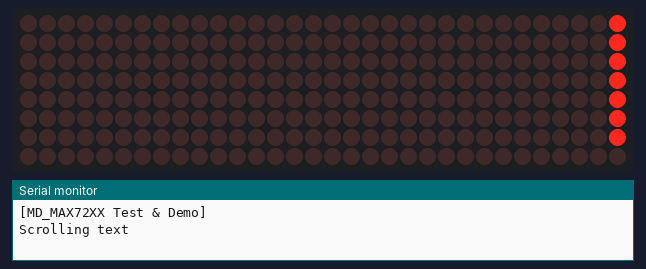
Bench run of a sketch on a simulated Arduino Uno, built with avr-gcc and run on an emulated ATmega328P. Shown: 32×8 LED matrix, the last lines printed to the serial monitor.

Above: at 0.05 s.
At 1.15 s:
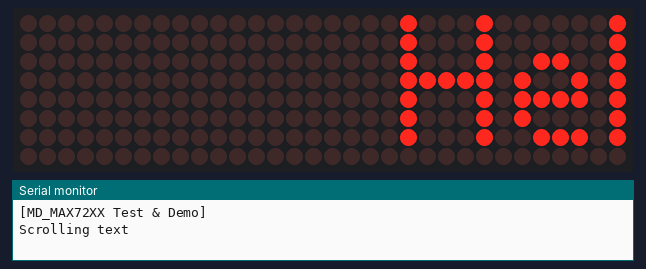
At 1.56 s:
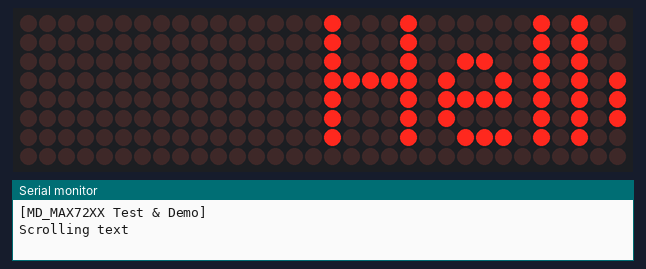
At 3.1 s:
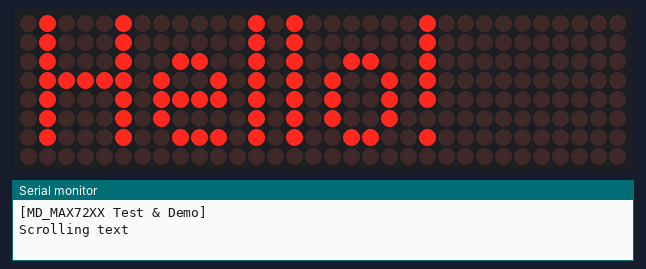
At 5.8 s:
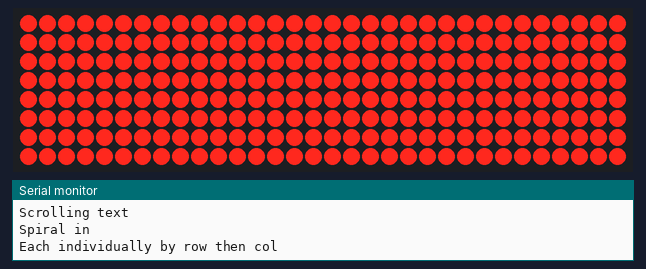
At 9.04 s:
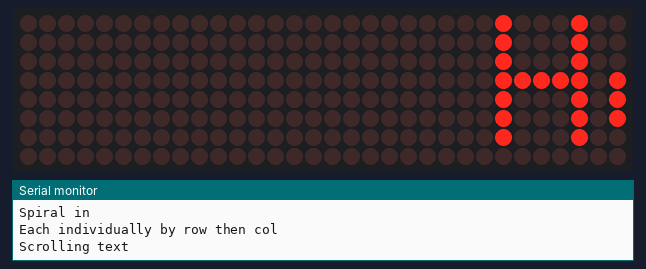

The sketch:

MD_MAX7219_Test.ino
```cpp
/*-------MD_MAX7219_RunningText With Effect-------------*/
/*-------------Source Code by---------------------------*/
/*------Modified & Adapted by Habib.m @Hab_mz-----------*/
/*-----------------------V1.1---------------------------*/
/*------------------------------------------------------*/
/*---------------SPI Wiring Connections-----------------*/
/*--------------CLK_PIN   13  // or SCK-----------------*/
/*--------------DATA_PIN  11  // or MOSI----------------*/
/*---------------CS_PIN   10  // or SS------------------*/
/*------------------------------------------------------*/

#include <MD_MAX72xx.h>
#define PRINT(s, x) { Serial.print(F(s)); Serial.print(x); }
#define PRINTS(x) Serial.print(F(x))
#define PRINTD(x) Serial.println(x, DEC)

#define MAX_DEVICES  4
#define DELAYTIME  100

MD_MAX72XX mx = MD_MAX72XX(MD_MAX72XX::FC16_HW, 10, MAX_DEVICES);
//------------------------(HARDWARE_TYPE, CS_PIN, MAX_DEVICES)


void setup(){
  mx.begin();
  Serial.begin(57600);
  PRINTS("\n[MD_MAX72XX Test & Demo]");
}

void loop(){
  scrollText("Hello!   ");
  delay(500);
  spiral(35);
  stripe(50);

}
```

Used_Libs.ino
```cpp
//-----------------Scrolling Text----------------------//
void scrollText(const char *p)
{
  uint8_t charWidth;
  uint8_t cBuf[8];

  PRINTS("\nScrolling text");
  mx.clear();

  while (*p != '\0')
  {
    charWidth = mx.getChar(*p++, sizeof(cBuf) / sizeof(cBuf[0]), cBuf);

    for (uint8_t i=0; i<=charWidth; i++)  // allow space between characters
    {
      mx.transform(MD_MAX72XX::TSL);
      if (i < charWidth)
        mx.setColumn(0, cBuf[i]);
      delay(DELAYTIME);
    }
  }
}

//-------------------Spiral--------------------//
void spiral(int SpiralSpeed)
// setPoint() used to draw a spiral across the whole display
{
  PRINTS("\nSpiral in");
  int  rmin = 0, rmax = ROW_SIZE-1;
  int  cmin = 0, cmax = (COL_SIZE*MAX_DEVICES)-1;

  while ((rmax > rmin) && (cmax > cmin))
  {
    // do row
    for (int i=cmin; i<=cmax; i++)
    {
      mx.setPoint(rmin, i, true);
      delay(SpiralSpeed/MAX_DEVICES);
    }
    rmin++;

    // do column
    for (uint8_t i=rmin; i<=rmax; i++)
    {
      mx.setPoint(i, cmax, true);
      delay(SpiralSpeed/MAX_DEVICES);
    }
    cmax--;

    // do row
    for (int i=cmax; i>=cmin; i--)
    {
      mx.setPoint(rmax, i, true);
      delay(SpiralSpeed/MAX_DEVICES);
    }
    rmax--;

    // do column
    for (uint8_t i=rmax; i>=rmin; i--)
    {
      mx.setPoint(i, cmin, true);
      delay(SpiralSpeed/MAX_DEVICES);
    }
    cmin++;
  }
}

//-------------------Stripe--------------------//
void stripe(int WipeSpeed)
// Demonstrates animation of a diagonal stripe moving across the display
// with points plotted outside the display region ignored.
{
  const uint16_t maxCol = MAX_DEVICES*ROW_SIZE;
  const uint8_t stripeWidth = 10;

  PRINTS("\nEach individually by row then col");

  for (uint16_t col=0; col<maxCol + ROW_SIZE + stripeWidth; col++)
  {
    for (uint8_t row=0; row < ROW_SIZE; row++)
    {
      mx.setPoint(row, col-row, true);
      mx.setPoint(row, col-row - stripeWidth, false);
    }
    delay(WipeSpeed);
  }
}
```

Libs_Base.ino
```cpp
/*-----------All Functions--------------//
//  scrollText("Text");
//  zeroPointSet();
//  rows();
//  columns();
//  cross();
//  stripe();
//  checkboard();
//  bullseye();
//  bounce();
//  spiral();
//  intensity();
//  scanLimit();
//  blinking();
//  transformation1();
//  transformation2();
//  wrapText();
//  showCharset();

//-----------------Scrolling Text----------------------//
void scrollText(const char *p)
{
  uint8_t charWidth;
  uint8_t cBuf[8];

  PRINTS("\nScrolling text");
  mx.clear();

  while (*p != '\0')
  {
    charWidth = mx.getChar(*p++, sizeof(cBuf) / sizeof(cBuf[0]), cBuf);

    for (uint8_t i=0; i<=charWidth; i++)  // allow space between characters
    {
      mx.transform(MD_MAX72XX::TSL);
      if (i < charWidth)
        mx.setColumn(0, cBuf[i]);
      delay(DELAYTIME);
    }
  }
}

//-------------------zeroPointSet--------------------//
void zeroPointSet()
// Demonstrates the use of setPoint and
// show where the zero point is in the display
{
  PRINTS("\nZero point highlight");
  mx.clear();

  if (MAX_DEVICES > 1)
    mx.setChar((2*COL_SIZE)-1, '0');

  for (uint8_t i=0; i<ROW_SIZE; i++)
  {
    mx.setPoint(i, i, true);
    mx.setPoint(0, i, true);
    mx.setPoint(i, 0, true);
    delay(DELAYTIME);
  }

  delay(DELAYTIME*3);
}

//-------------------Rows--------------------//
void rows()
// Demonstrates the use of setRow()
{
  PRINTS("\nRows 0->7");
  mx.clear();

  for (uint8_t row=0; row<ROW_SIZE; row++)
  {
    mx.setRow(row, 0xff);
    delay(2*DELAYTIME);
    mx.setRow(row, 0x00);
  }
}

//-------------------CheckBoard--------------------//
void checkboard()
// nested rectangles spanning the entire display
{
  uint8_t chkCols[][2] = { { 0x55, 0xaa }, { 0x33, 0xcc }, { 0x0f, 0xf0 }, { 0xff, 0x00 } };

  PRINTS("\nCheckboard");
  mx.clear();

  for (uint8_t pattern = 0; pattern < sizeof(chkCols)/sizeof(chkCols[0]); pattern++)
  {
    uint8_t col = 0;
    uint8_t idx = 0;
    uint8_t rep = 1 << pattern;

    while (col < mx.getColumnCount())
    {
      for (uint8_t r = 0; r < rep; r++)
        mx.setColumn(col++, chkCols[pattern][idx]);   // use odd/even column masks
      idx++;
      if (idx > 1) idx = 0;
    }

    delay(10 * DELAYTIME);
  }
}

//-------------------Columns--------------------//
void columns()
// Demonstrates the use of setColumn()
{
  PRINTS("\nCols 0->max");
  mx.clear();

  for (uint8_t col=0; col<mx.getColumnCount(); col++)
  {
    mx.setColumn(col, 0xff);
    delay(DELAYTIME/MAX_DEVICES);
    mx.setColumn(col, 0x00);
  }
}

//-------------------Cross--------------------//
void cross()
// Combination of setRow() and setColumn() with user controlled
// display updates to ensure concurrent changes.
{
  PRINTS("\nMoving cross");
  mx.clear();
  mx.control(MD_MAX72XX::UPDATE, MD_MAX72XX::OFF);

  // diagonally down the display R to L
  for (uint8_t i=0; i<ROW_SIZE; i++)
  {
    for (uint8_t j=0; j<MAX_DEVICES; j++)
    {
      mx.setColumn(j, i, 0xff);
      mx.setRow(j, i, 0xff);
    }
    mx.update();
    delay(DELAYTIME);
    for (uint8_t j=0; j<MAX_DEVICES; j++)
    {
      mx.setColumn(j, i, 0x00);
      mx.setRow(j, i, 0x00);
    }
  }

  // moving up the display on the R
  for (int8_t i=ROW_SIZE-1; i>=0; i--)
  {
    for (uint8_t j=0; j<MAX_DEVICES; j++)
    {
      mx.setColumn(j, i, 0xff);
      mx.setRow(j, ROW_SIZE-1, 0xff);
    }
    mx.update();
    delay(DELAYTIME);
    for (uint8_t j=0; j<MAX_DEVICES; j++)
    {
      mx.setColumn(j, i, 0x00);
      mx.setRow(j, ROW_SIZE-1, 0x00);
    }
  }

  // diagonally up the display L to R
  for (uint8_t i=0; i<ROW_SIZE; i++)
  {
    for (uint8_t j=0; j<MAX_DEVICES; j++)
    {
      mx.setColumn(j, i, 0xff);
      mx.setRow(j, ROW_SIZE-1-i, 0xff);
    }
    mx.update();
    delay(DELAYTIME);
    for (uint8_t j=0; j<MAX_DEVICES; j++)
    {
      mx.setColumn(j, i, 0x00);
      mx.setRow(j, ROW_SIZE-1-i, 0x00);
    }
  }
  mx.control(MD_MAX72XX::UPDATE, MD_MAX72XX::ON);
}

//-------------------Bullsseye--------------------//
void bullseye()
// Demonstrate the use of buffer based repeated patterns
// across all devices.
{
  PRINTS("\nBullseye");
  mx.clear();
  mx.control(MD_MAX72XX::UPDATE, MD_MAX72XX::OFF);

  for (uint8_t n=0; n<3; n++)
  {
    byte  b = 0xff;
    int   i = 0;

    while (b != 0x00)
    {
      for (uint8_t j=0; j<MAX_DEVICES+1; j++)
      {
        mx.setRow(j, i, b);
        mx.setColumn(j, i, b);
        mx.setRow(j, ROW_SIZE-1-i, b);
        mx.setColumn(j, COL_SIZE-1-i, b);
      }
      mx.update();
      delay(3*DELAYTIME);
      for (uint8_t j=0; j<MAX_DEVICES+1; j++)
      {
        mx.setRow(j, i, 0);
        mx.setColumn(j, i, 0);
        mx.setRow(j, ROW_SIZE-1-i, 0);
        mx.setColumn(j, COL_SIZE-1-i, 0);
      }

      bitClear(b, i);
      bitClear(b, 7-i);
      i++;
    }

    while (b != 0xff)
    {
      for (uint8_t j=0; j<MAX_DEVICES+1; j++)
      {
        mx.setRow(j, i, b);
        mx.setColumn(j, i, b);
        mx.setRow(j, ROW_SIZE-1-i, b);
        mx.setColumn(j, COL_SIZE-1-i, b);
      }
      mx.update();
      delay(3*DELAYTIME);
      for (uint8_t j=0; j<MAX_DEVICES+1; j++)
      {
        mx.setRow(j, i, 0);
        mx.setColumn(j, i, 0);
        mx.setRow(j, ROW_SIZE-1-i, 0);
        mx.setColumn(j, COL_SIZE-1-i, 0);
      }

      i--;
      bitSet(b, i);
      bitSet(b, 7-i);
    }
  }

  mx.control(MD_MAX72XX::UPDATE, MD_MAX72XX::ON);
}

//-------------------Stripe--------------------//
void stripe()
// Demonstrates animation of a diagonal stripe moving across the display
// with points plotted outside the display region ignored.
{
  const uint16_t maxCol = MAX_DEVICES*ROW_SIZE;
  const uint8_t stripeWidth = 10;

  PRINTS("\nEach individually by row then col");
  mx.clear();

  for (uint16_t col=0; col<maxCol + ROW_SIZE + stripeWidth; col++)
  {
    for (uint8_t row=0; row < ROW_SIZE; row++)
    {
      mx.setPoint(row, col-row, true);
      mx.setPoint(row, col-row - stripeWidth, false);
    }
    delay(DELAYTIME);
  }
}

//-------------------Spiral--------------------//
void spiral()
// setPoint() used to draw a spiral across the whole display
{
  PRINTS("\nSpiral in");
  int  rmin = 0, rmax = ROW_SIZE-1;
  int  cmin = 0, cmax = (COL_SIZE*MAX_DEVICES)-1;

  mx.clear();
  while ((rmax > rmin) && (cmax > cmin))
  {
    // do row
    for (int i=cmin; i<=cmax; i++)
    {
      mx.setPoint(rmin, i, true);
      delay(DELAYTIME/MAX_DEVICES);
    }
    rmin++;

    // do column
    for (uint8_t i=rmin; i<=rmax; i++)
    {
      mx.setPoint(i, cmax, true);
      delay(DELAYTIME/MAX_DEVICES);
    }
    cmax--;

    // do row
    for (int i=cmax; i>=cmin; i--)
    {
      mx.setPoint(rmax, i, true);
      delay(DELAYTIME/MAX_DEVICES);
    }
    rmax--;

    // do column
    for (uint8_t i=rmax; i>=rmin; i--)
    {
      mx.setPoint(i, cmin, true);
      delay(DELAYTIME/MAX_DEVICES);
    }
    cmin++;
  }
}

//-------------------Bounce--------------------//
void bounce()
// Animation of a bouncing ball
{
  const int minC = 0;
  const int maxC = mx.getColumnCount()-1;
  const int minR = 0;
  const int maxR = ROW_SIZE-1;

  int  nCounter = 0;

  int  r = 0, c = 2;
  int8_t dR = 1, dC = 1;  // delta row and column

  PRINTS("\nBouncing ball");
  mx.clear();

  while (nCounter++ < 200)
  {
    mx.setPoint(r, c, false);
    r += dR;
    c += dC;
    mx.setPoint(r, c, true);
    delay(DELAYTIME/2);

    if ((r == minR) || (r == maxR))
      dR = -dR;
    if ((c == minC) || (c == maxC))
      dC = -dC;
  }
}

//-------------------Intensity Test--------------------//
void intensity()
// Demonstrates the control of display intensity (brightness) across
// the full range.
{
  uint8_t row;

  PRINTS("\nVary intensity ");

  mx.clear();

  // Grow and get brighter
  row = 0;
  for (int8_t i=0; i<=MAX_INTENSITY; i++)
  {
    mx.control(MD_MAX72XX::INTENSITY, i);
    if (i%2 == 0)
      mx.setRow(row++, 0xff);
    delay(DELAYTIME*3);
  }

  mx.control(MD_MAX72XX::INTENSITY, 8);
}

//-------------------Blinking--------------------//
void blinking()
// Uses the test function of the MAX72xx to blink the display on and off.
{
  int  nDelay = 1000;

  PRINTS("\nBlinking");
  mx.clear();

  while (nDelay > 0)
  {
    mx.control(MD_MAX72XX::TEST, MD_MAX72XX::ON);
    delay(nDelay);
    mx.control(MD_MAX72XX::TEST, MD_MAX72XX::OFF);
    delay(nDelay);

    nDelay -= DELAYTIME;
  }
}

//-------------------Limit Scanning--------------------//
void scanLimit(void)
// Uses scan limit function to restrict the number of rows displayed.
{
  PRINTS("\nScan Limit");
  mx.clear();

  mx.control(MD_MAX72XX::UPDATE, MD_MAX72XX::OFF);
  for (uint8_t row=0; row<ROW_SIZE; row++)
    mx.setRow(row, 0xff);
  mx.control(MD_MAX72XX::UPDATE, MD_MAX72XX::ON);

  for (int8_t s=MAX_SCANLIMIT; s>=0; s--)
  {
    mx.control(MD_MAX72XX::SCANLIMIT, s);
    delay(DELAYTIME*5);
  }
  mx.control(MD_MAX72XX::SCANLIMIT, MAX_SCANLIMIT);
}

//-------------------Transformtion Effect 1--------------------//
void transformation1()
// Demonstrates the use of transform() to move bitmaps on the display
// In this case a user defined bitmap is created and animated.
{
  uint8_t arrow[COL_SIZE] =
  {
    0b00001000,
    0b00011100,
    0b00111110,
    0b01111111,
    0b00011100,
    0b00011100,
    0b00111110,
    0b00000000
  };

  MD_MAX72XX::transformType_t  t[] =
  {
    MD_MAX72XX::TSL, MD_MAX72XX::TSL, MD_MAX72XX::TSL, MD_MAX72XX::TSL,
    MD_MAX72XX::TSL, MD_MAX72XX::TSL, MD_MAX72XX::TSL, MD_MAX72XX::TSL,
    MD_MAX72XX::TSL, MD_MAX72XX::TSL, MD_MAX72XX::TSL, MD_MAX72XX::TSL,
    MD_MAX72XX::TSL, MD_MAX72XX::TSL, MD_MAX72XX::TSL, MD_MAX72XX::TSL,
    MD_MAX72XX::TFLR,
    MD_MAX72XX::TSR, MD_MAX72XX::TSR, MD_MAX72XX::TSR, MD_MAX72XX::TSR,
    MD_MAX72XX::TSR, MD_MAX72XX::TSR, MD_MAX72XX::TSR, MD_MAX72XX::TSR,
    MD_MAX72XX::TSR, MD_MAX72XX::TSR, MD_MAX72XX::TSR, MD_MAX72XX::TSR,
    MD_MAX72XX::TSR, MD_MAX72XX::TSR, MD_MAX72XX::TSR, MD_MAX72XX::TSR,
    MD_MAX72XX::TRC,
    MD_MAX72XX::TSD, MD_MAX72XX::TSD, MD_MAX72XX::TSD, MD_MAX72XX::TSD,
    MD_MAX72XX::TSD, MD_MAX72XX::TSD, MD_MAX72XX::TSD, MD_MAX72XX::TSD,
    MD_MAX72XX::TFUD,
    MD_MAX72XX::TSU, MD_MAX72XX::TSU, MD_MAX72XX::TSU, MD_MAX72XX::TSU,
    MD_MAX72XX::TSU, MD_MAX72XX::TSU, MD_MAX72XX::TSU, MD_MAX72XX::TSU,
    MD_MAX72XX::TINV,
    MD_MAX72XX::TRC, MD_MAX72XX::TRC, MD_MAX72XX::TRC, MD_MAX72XX::TRC,
    MD_MAX72XX::TINV
  };

  PRINTS("\nTransformation1");
  mx.clear();

  // use the arrow bitmap
  mx.control(MD_MAX72XX::UPDATE, MD_MAX72XX::OFF);
  for (uint8_t j=0; j<mx.getDeviceCount(); j++)
    mx.setBuffer(((j+1)*COL_SIZE)-1, COL_SIZE, arrow);
  mx.control(MD_MAX72XX::UPDATE, MD_MAX72XX::ON);
  delay(DELAYTIME);

  // run through the transformations
  mx.control(MD_MAX72XX::WRAPAROUND, MD_MAX72XX::ON);
  for (uint8_t i=0; i<(sizeof(t)/sizeof(t[0])); i++)
  {
    mx.transform(t[i]);
    delay(DELAYTIME*4);
  }
  mx.control(MD_MAX72XX::WRAPAROUND, MD_MAX72XX::OFF);
}

//-------------------Tranformation Effect 2--------------------//
void transformation2()
// Demonstrates the use of transform() to move bitmaps on the display
// In this case font characters are loaded into the display for animation.
{
  MD_MAX72XX::transformType_t  t[] =
  {
    MD_MAX72XX::TINV,
    MD_MAX72XX::TRC, MD_MAX72XX::TRC, MD_MAX72XX::TRC, MD_MAX72XX::TRC,
    MD_MAX72XX::TINV,
    MD_MAX72XX::TSL, MD_MAX72XX::TSL, MD_MAX72XX::TSL, MD_MAX72XX::TSL, MD_MAX72XX::TSL,
    MD_MAX72XX::TSR, MD_MAX72XX::TSR, MD_MAX72XX::TSR, MD_MAX72XX::TSR, MD_MAX72XX::TSR,
    MD_MAX72XX::TSR, MD_MAX72XX::TSR, MD_MAX72XX::TSR, MD_MAX72XX::TSR, MD_MAX72XX::TSR, MD_MAX72XX::TSR, MD_MAX72XX::TSR, MD_MAX72XX::TSR,
    MD_MAX72XX::TSL, MD_MAX72XX::TSL, MD_MAX72XX::TSL, MD_MAX72XX::TSL, MD_MAX72XX::TSL, MD_MAX72XX::TSL, MD_MAX72XX::TSL, MD_MAX72XX::TSL,
    MD_MAX72XX::TSR, MD_MAX72XX::TSR, MD_MAX72XX::TSR,
    MD_MAX72XX::TSD, MD_MAX72XX::TSU, MD_MAX72XX::TSD, MD_MAX72XX::TSU,
    MD_MAX72XX::TFLR, MD_MAX72XX::TFLR, MD_MAX72XX::TFUD, MD_MAX72XX::TFUD
  };

  PRINTS("\nTransformation2");
  mx.clear();
  mx.control(MD_MAX72XX::WRAPAROUND, MD_MAX72XX::OFF);

  // draw something that will show changes
  for (uint8_t j=0; j<mx.getDeviceCount(); j++)
  {
    mx.setChar(((j+1)*COL_SIZE)-1, '0'+j);
  }
  delay(DELAYTIME*5);

  // run thru transformations
  for (uint8_t i=0; i<(sizeof(t)/sizeof(t[0])); i++)
  {
    mx.transform(t[i]);
    delay(DELAYTIME*3);
  }
}

//-------------------Wrap Text--------------------//
void wrapText()
// Display text and animate scrolling using auto wraparound of the buffer
{
  PRINTS("\nwrapText");
  mx.clear();
  mx.wraparound(MD_MAX72XX::ON);

  // draw something that will show changes
  for (uint16_t j=0; j<mx.getDeviceCount(); j++)
  {
    mx.setChar(((j+1)*COL_SIZE)-1, (j&1 ? 'M' : 'W'));
  }
  delay(DELAYTIME*5);

  // run thru transformations
  for (uint16_t i=0; i<3*COL_SIZE*MAX_DEVICES; i++)
  {
    mx.transform(MD_MAX72XX::TSL);
    delay(DELAYTIME/2);
  }
  for (uint16_t i=0; i<3*COL_SIZE*MAX_DEVICES; i++)
  {
    mx.transform(MD_MAX72XX::TSR);
    delay(DELAYTIME/2);
  }
  for (uint8_t i=0; i<ROW_SIZE; i++)
  {
    mx.transform(MD_MAX72XX::TSU);
    delay(DELAYTIME*2);
  }
  for (uint8_t i=0; i<ROW_SIZE; i++)
  {
    mx.transform(MD_MAX72XX::TSD);
    delay(DELAYTIME*2);
  }

  mx.wraparound(MD_MAX72XX::OFF);
}

//-------------------ShowCharSet--------------------//
void showCharset(void)
// Run through display of the the entire font characters set
{
  mx.clear();
  mx.update(MD_MAX72XX::OFF);

  for (uint16_t i=0; i<256; i++)
  {
    mx.clear(0);
    mx.setChar(COL_SIZE-1, i);

    if (MAX_DEVICES >= 3)
    {
      char hex[3];

      sprintf(hex, "%02X", i);

      mx.clear(1);
      mx.setChar((2*COL_SIZE)-1,hex[1]);
      mx.clear(2);
      mx.setChar((3*COL_SIZE)-1,hex[0]);
    }

    mx.update();
    delay(DELAYTIME*2);
  }
  mx.update(MD_MAX72XX::ON);
}

*/
```

Measured:
- by itself, everything shown: repeats every 8.4 s, in 79 steps
